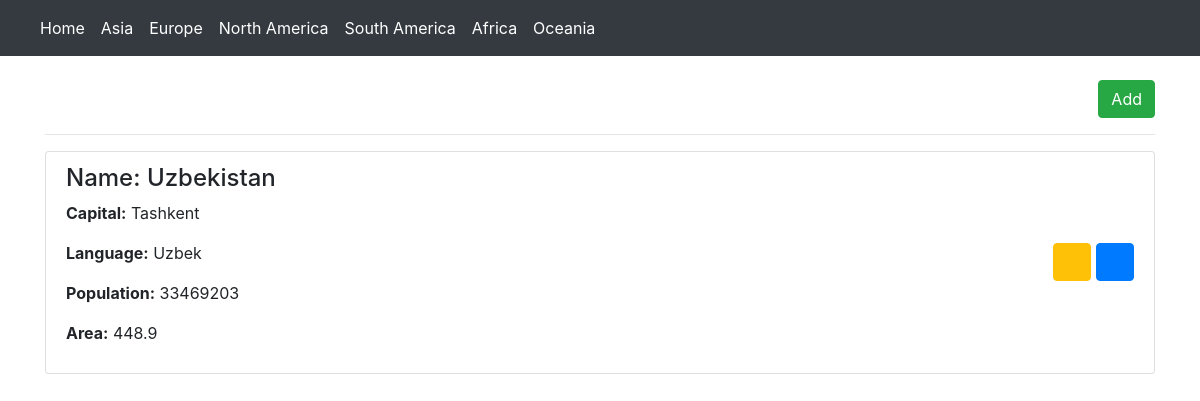
The app's page /asia/ with its own data.
### regions/models.py (models this page shows, shortened)
class Country(models.Model):
    continent = models.ForeignKey(Continent, null=True, on_delete=models.CASCADE)
    name = models.CharField(max_length=100, null=True)
    capital = models.CharField(max_length=100, null=True)
    language = models.CharField(max_length=100, null=True)
    population = models.IntegerField(null=True)
    area = models.FloatField(null=True)

### regions/views.py (the view)
# urls.py: path('asia/', asia, name='asia'),
def asia(request):
    continent = Continent.objects.get(id=1)
    context = {'country': continent.country_set.all()}
    return render(request, 'asia.html', context)

### regions/templates/asia.html
{% extends 'base.html' %}
{% block content %}
    <div class="container">
        <div class="text-right">
            <br>
            <a href="{% url "country_create" %}" class="btn btn-success">Add</a>
            <hr>
        </div>
        <div class="list-group">
            {% for c in country %}
                <div class="list-group-item d-flex align-items-center">
                    <div>
                        <h4>Name: {{ c.name }}</h4>
                        <p><b>Capital:</b> {{ c.capital }}</p>
                        <p><b>Language:</b> {{ c.language }}</p>
                        <p><b>Population:</b> {{ c.population }}</p>
                        <p><b>Area:</b> {{ c.area }}</p>
                    </div>
                    <div class="ml-auto">
                        <a href="{% url "country_update" c.id %}" class="btn btn-warning">
                            <i class="bi bi-pencil text-white"></i>
                        </a>
                        <a href="{% url "country_delete" c.id %}" class="btn btn-primary">
                            <i class="bi bi-trash"></i>
                        </a>
                    </div>
                </div>
            {% empty %}
                <div class="container text-center">
                    <h4>Country is not defined!</h4>
                </div>
            {% endfor %}
        </div>
    </div>
{% endblock %}

### records on screen
Country: name "Uzbekistan", capital "Tashkent", language "Uzbek", population "33469203", area "448.9"
